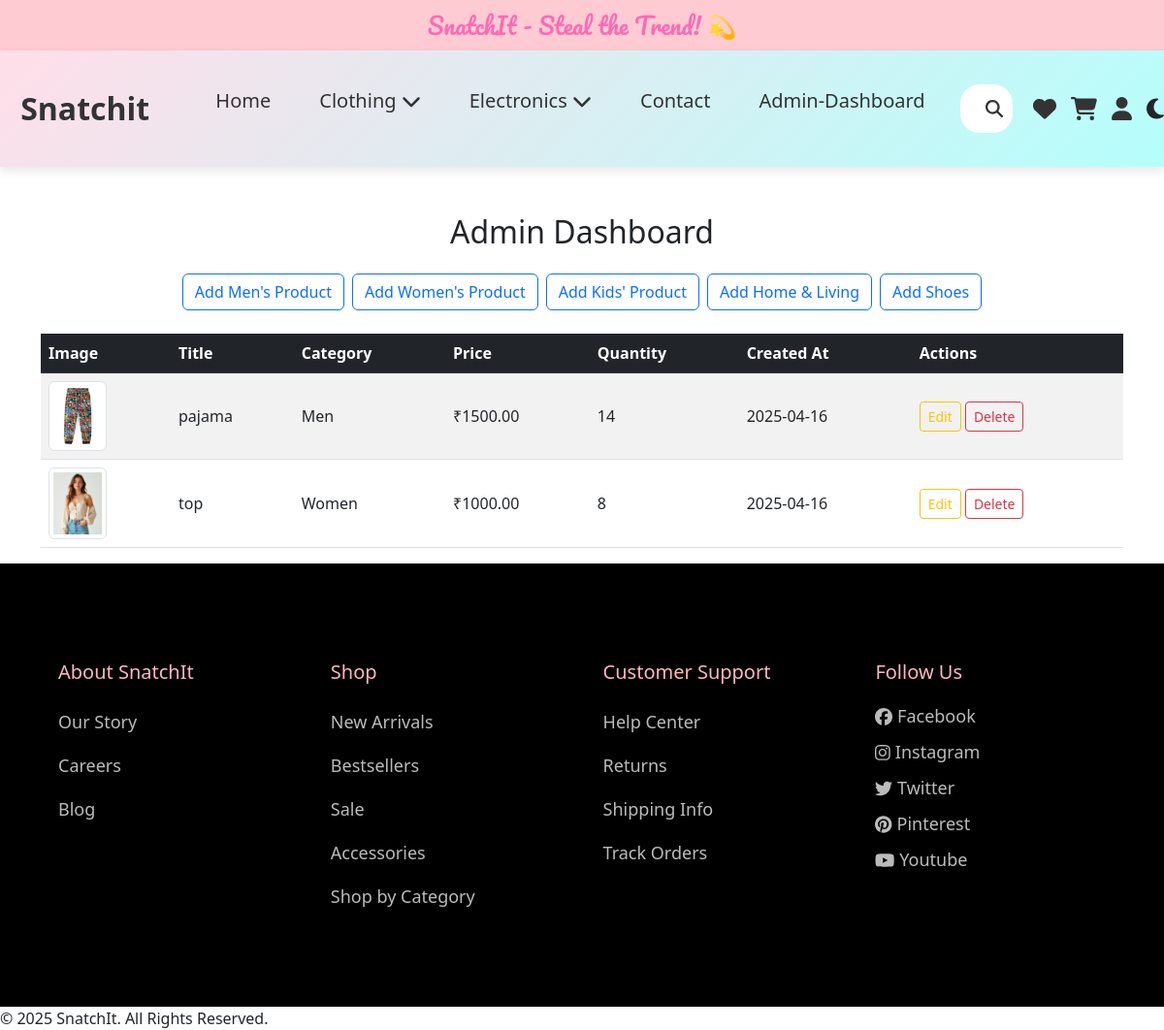
/admin_dashboard/ (signed in), run on the app's committed database.
### products/models.py (models this page shows, shortened)
class Product(models.Model):
    title = models.CharField(max_length=255)
    description = models.TextField()
    price = models.DecimalField(max_digits=10, decimal_places=2)
    category = models.CharField(choices=CATEGORY_CHOICES, max_length=20)
    image = models.ImageField(upload_to='products/', default='path/to/default_image.jpg')
    stock = models.PositiveIntegerField(default=0)
    created_by = models.ForeignKey(User, on_delete=models.CASCADE)
    created_at = models.DateTimeField(auto_now_add=True)

### core/views.py (the view)
# urls.py: path('admin_dashboard/', views.admin_dashboard, name='admin_dashboard'),
@login_required
@user_passes_test(is_admin_or_brand)
def admin_dashboard(request):
    products = Product.objects.filter(created_by=request.user).order_by('-created_at')
    return render(request, 'core/admin_dashboard.html', {'products': products})

### core/views.py (called while the page is built)
def is_admin_or_brand(user):
    return user.groups.filter(name__in=['Admin', 'Approved Brand']).exists()

### products/templatetags/group_filters.py (called while the page is built)
@register.filter(name='has_group')
def has_group(user, group_name):
    return user.groups.filter(name=group_name).exists()

### core/templates/core/admin_dashboard.html
{% extends 'base.html' %}
{% load group_filters %}
{% block content %}
<div class="container mt-5">
  <h2 class="mb-4 text-center">Admin Dashboard</h2>
  <div class="d-flex flex-wrap justify-content-center gap-2 mb-4">
    <a href="{% url 'products:add_product' 'men' %}" class="btn btn-outline-primary">Add Men's Product</a>
    <a href="{% url 'products:add_product' 'women' %}" class="btn btn-outline-primary">Add Women's Product</a>
    <a href="{% url 'products:add_product' 'kids' %}" class="btn btn-outline-primary">Add Kids' Product</a>
    <a href="{% url 'products:add_product' 'home' %}" class="btn btn-outline-primary">Add Home & Living</a>
    <a href="{% url 'products:add_product' 'shoes' %}" class="btn btn-outline-primary">Add Shoes</a>
  </div>
  <div class="table-responsive">
    <table class="table table-striped table-hover align-middle">
      <thead class="table-dark">
        <tr>
          <th>Image</th>
          <th>Title</th>
          <th>Category</th>
          <th>Price</th>
          <th>Quantity</th>
          <th>Created At</th>
          <th>Actions</th>
        </tr>
      </thead>
      <tbody>
        {% for product in products %}
        <tr>
          <td><img src="{{ product.image.url }}" width="60" class="img-thumbnail"></td>
          <td>{{ product.title }}</td>
          <td class="text-capitalize">{{ product.category }}</td>
          <td>₹{{ product.price }}</td>
          <td>{{ product.stock }}</td>
          <td>{{ product.created_at|date:"Y-m-d" }}</td>
          <td>
            <a href="{% url 'products:edit_product' product.pk %}" class="btn btn-sm btn-outline-warning">Edit</a>
            <a href="{% url 'products:delete_product' product.pk %}" class="btn btn-sm btn-outline-danger">Delete</a>
          </td>
        </tr>
        {% empty %}
        <tr>
          <td colspan="7" class="text-center">No products found.</td>
        </tr>
        {% endfor %}
      </tbody>
    </table>
  </div>
</div>
{% endblock %}

### templates/base.html (shortened to what this page needs)
{% load group_filters %}
<!DOCTYPE html>
<html lang="en">
<head>
    {% load static %}
    <link rel="stylesheet" href="{% static 'css/style.css' %}">
    <link rel="stylesheet" href="https://cdn.jsdelivr.net/npm/bootstrap@5.3.0/dist/css/bootstrap.min.css">
<link rel="stylesheet" href="https://cdnjs.cloudflare.com/ajax/libs/font-awesome/5.15.4/css/all.min.css">
<link rel="stylesheet" href="https://cdn.jsdelivr.net/npm/bootstrap-icons@1.10.5/font/bootstrap-icons.css">
</head>
<body>
    {% block header %}
    <header>
        SnatchIt - Steal the Trend! 💫
      </header>
    {% endblock %}
        {% block navbar %}
        <nav class="navbar">
            <div class="logo">Snatchit</div>
            <ul class="nav-links">
                <li><a href="{% url 'home' %}">Home</a></li>
                <li class="dropdown">
                    <a href="#">Clothing <i class="fas fa-chevron-down"></i></a>
                </li>
                <li class="dropdown">
                    <a href="#">Electronics <i class="fas fa-chevron-down"></i></a>
                </li>
                <li><a href="{% url 'contact' %}">Contact</a></li>
                {% if request.user.is_authenticated %}
    {% if request.user|has_group:"Admin" or request.user|has_group:"Approved Brand" %}
        <li><a href="{% url 'admin_dashboard' %}">Admin-Dashboard</a></li>
    {% endif %}
{% endif %}
            </ul>
            <div class="search-container">
                <input type="text" class="search-input" placeholder="Search products...">
                <button class="search-btn"><i class="fas fa-search"></i></button>
            </div>
            <div class="icons">
                <a href="#" style="--i: 1"><i class="fas fa-heart ico"></i></a>
                <a href="{% if request.user|has_group:"Admin" %}{% url 'cart:admin_cart_list' %}{% else %}{% url 'cart:view_cart' %}{% endif %}" style="--i: 2" class="position-relative">
                    <i class="fas fa-shopping-cart ico"></i>
                </a>
                <a id="profile-btn" href="#"><i class="fas fa-user ico"></i></a>
                <div class="dark-mode-toggle" style="--i: 4">
                    <i class="fas fa-moon"></i>
                </div>
            </div>
        </nav>
    {% endblock %}
    {% block content %}
    {% endblock %}
    {% block footer %}
  <section class="footer">
    <div class="footer-column">
        <h4>About SnatchIt</h4>
        <a href="#">Our Story</a>
        <a href="#">Careers</a>
        <a href="#">Blog</a>
    </div>
    <div class="footer-column">
        <h4>Shop</h4>
        <a href="#">New Arrivals</a>
        <a href="#">Bestsellers</a>
        <a href="#">Sale</a>
        <a href="#">Accessories</a>
        <a href="#">Shop by Category</a>
    </div>
    <div class="footer-column">
        <h4>Customer Support</h4>
        <a href="#">Help Center</a>
        <a href="#">Returns</a>
        <a href="#">Shipping Info</a>
        <a href="#">Track Orders</a>
    </div>
    <div class="footer-column footer-social">
        <h4>Follow Us</h4>
        <a href="#"><i class="fab fa-facebook"></i>&nbsp;Facebook</a>
        <a href="#"><i class="fab fa-instagram"></i>&nbsp;Instagram</a>
        <a href="#"><i class="fab fa-twitter"></i>&nbsp;Twitter</a>
        <a href="#"><i class="fab fa-pinterest"></i>&nbsp;Pinterest</a>
        <a href="#"><i class="fab fa-youtube"></i>&nbsp;Youtube</a>
    </div>
</section>
<div class="footer-note">© 2025 SnatchIt. All Rights Reserved.</div>
    {% endblock %}
</body>
</html>

### static/css/style.css (style rules this page uses)
body { margin: 0; padding: 0; font-family: 'Poppins', sans-serif; background-color: #F8F9FA; transition: background 0.3s ease-in-out; }
header { background:rgba(255, 182, 193, 0.7); backdrop-filter: blur(5px); padding: 0.5rem; text-align: center; font-family: 'Pacifico', cursive; font-size: 1.5rem; color: #ff69b4; }
.navbar { display: flex; justify-content: space-between; align-items: center; background:linear-gradient(135deg, #FFDEE9, #B5FFFC); padding: 15px 50px; box-shadow: 0 4px 10px rgba(0, 0, 0, 0.1); height: 15vh;; }
.logo { font-size: 32px; font-weight: 700; color: #333; cursor: pointer; transition: transform 0.3s ease-in-out; }
.nav-links { list-style: none; display: flex; gap: 20px; }
.nav-links li { position: relative; }
.nav-links a { text-decoration: none; font-size: 20px; font-weight: 500; color: #333333; padding: 10px 15px; transition: color 0.3s, transform 0.3s; }
.search-container { position: relative; display: flex; align-items: center; background: #fff; border-radius: 20px; padding: 5px; transition: all 0.4s ease-in-out; }
.search-input { width: 0; padding: 8px; border: none; border-radius: 20px; outline: none; background: none; transition: width 0.4s ease-in-out; }
.search-btn { background: none; border: none; cursor: pointer; font-size: 18px; color: #333333; padding: 5px; transition: transform 0.3s ease-in-out; }
.icons { display: flex; align-items: center; gap: 15px; }
.icons a { font-size: 24px; color: #333; transition: transform 0.3s ease-in-out, color 0.3s; }
.dark-mode-toggle { font-size: 24px; cursor: pointer; }
.footer { background-color: #000; color: white; padding: 100px 60px; display: flex; flex-wrap: wrap; justify-content: space-between; }
.footer-column { display: flex; flex-direction: column; gap: 18px; width: 22%; }
.footer-column h4 { color: #FFB6C1; font-size: 20px; }
.footer-column a { color: #bbb; text-decoration: none; font-size: 18px; transition: color 0.3s; }
.footer-column.footer-social { display: flex; flex-direction: column; align-items: flex-start; gap: 10px; }
.footer-social h4 { margin-bottom: 10px; }

### data on the page
Product: image (picture), title "pajama", category "Men", price "1500.00", stock "14", created_at "2025-04-16"
Product: image (picture), title "top", category "Women", price "1000.00", stock "8", created_at "2025-04-16"
